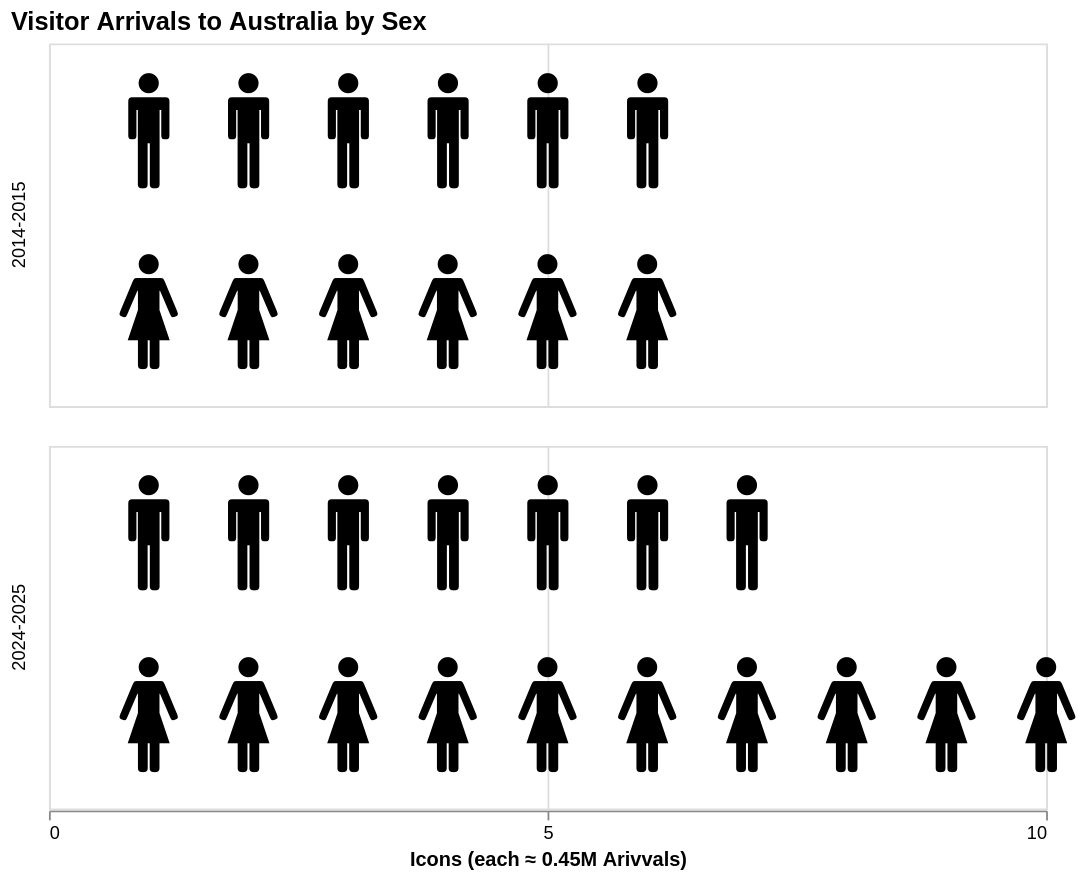

Specify this chart in Vega-Lite:
### Vega-Lite specification from a JSON file in a GitHub repository (floating-point values rounded to 4 significant figures)
{"$schema": "https://vega.github.io/schema/vega-lite/v6.json", "config": {}, "background": "white", "title": {"text": "Visitor Arrivals to Australia by Sex", "fontSize": 14, "fontWeight": "bold"}, "width": 550, "height": 200, "data": {"values": [{"Year": "2014-2015", "Sex": "male", "Arrivals": 3569190}, {"Year": "2014-2015", "Sex": "male", "Arrivals": 3569190}, {"Year": "2014-2015", "Sex": "male", "Arrivals": 3569190}, {"Year": "2014-2015", "Sex": "male", "Arrivals": 3569190}, {"Year": "2014-2015", "Sex": "male", "Arrivals": 3569190}, {"Year": "2014-2015", "Sex": "male", "Arrivals": 3569190}, {"Year": "2014-2015", "Sex": "female", "Arrivals": 3569580}, {"Year": "2014-2015", "Sex": "female", "Arrivals": 3569580}, {"Year": "2014-2015", "Sex": "female", "Arrivals": 3569580}, {"Year": "2014-2015", "Sex": "female", "Arrivals": 3569580}, {"Year": "2014-2015", "Sex": "female", "Arrivals": 3569580}, {"Year": "2014-2015", "Sex": "female", "Arrivals": 3569580}, {"Year": "2024-2025", "Sex": "male", "Arrivals": 3974820}, {"Year": "2024-2025", "Sex": "male", "Arrivals": 3974820}, {"Year": "2024-2025", "Sex": "male", "Arrivals": 3974820}, {"Year": "2024-2025", "Sex": "male", "Arrivals": 3974820}, {"Year": "2024-2025", "Sex": "male", "Arrivals": 3974820}, {"Year": "2024-2025", "Sex": "male", "Arrivals": 3974820}, {"Year": "2024-2025", "Sex": "male", "Arrivals": 3974820}, {"Year": "2024-2025", "Sex": "female", "Arrivals": 4427570}, {"Year": "2024-2025", "Sex": "female", "Arrivals": 4427570}, {"Year": "2024-2025", "Sex": "female", "Arrivals": 4427570}, {"Year": "2024-2025", "Sex": "female", "Arrivals": 4427570}, {"Year": "2024-2025", "Sex": "female", "Arrivals": 4427570}, {"Year": "2024-2025", "Sex": "female", "Arrivals": 4427570}, {"Year": "2024-2025", "Sex": "female", "Arrivals": 4427570}, {"Year": "2024-2025", "Sex": "female", "Arrivals": 4427570}, {"Year": "2024-2025", "Sex": "female", "Arrivals": 4427570}, {"Year": "2024-2025", "Sex": "female", "Arrivals": 4427570}]}, "transform": [{"calculate": "{'female': '🚺', 'male': '🚹'}[datum.Sex]", "as": "emoji"}, {"window": [{"op": "rank", "as": "rank"}], "groupby": ["Year", "Sex"]}], "mark": {"type": "text", "baseline": "middle"}, "encoding": {"x": {"field": "rank", "type": "quantitative", "scale": {"domain": [0, 10]}, "axis": {"title": "Icons (each ≈ 0.45M Arivvals)", "tickMinStep": 1, "values": [0, 5, 10]}}, "y": {"field": "Sex", "type": "nominal", "axis": null, "sort": null}, "row": {"field": "Year", "header": {"title": ""}}, "text": {"field": "emoji", "type": "nominal"}, "size": {"value": 60}, "tooltip": [{"field": "Sex", "title": "Sex"}, {"field": "Arrivals", "type": "quantitative", "title": "Arrivals", "format": ","}]}}
